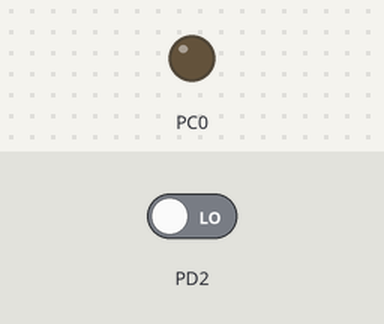
A program run on a simulated ATmega16, built with avr-gcc and emulated at 1 MHz. Shown: output pins drawn as LEDs (lit = HIGH). The inputs (shaded band) are chosen by the test bench; at power-on: PD2 LOW.

Above: at 1.2 s.
1.3 s: PD2 driven HIGH
At 2.8 s:
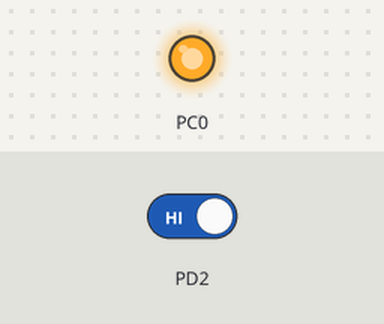
Timing chart, 0 to 4.3 s (numbered marks = the images above; inputs shaded):
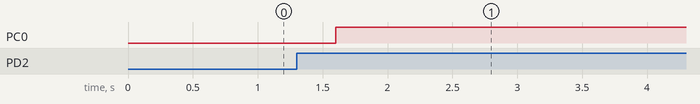

The program:

main.c
```c
/*
 * (PDF.3)ATMEGA16_EXERCISE-1.c
 *
 * Created: 11-Aug-20 2:14:49 PM
 * Author : mohab
 */

#include <avr/io.h>
#include <avr/interrupt.h>

#ifndef F_CPU
#define F_CPU 1000000
#endif

#include <util/delay.h>

ISR(INT0_vect)
{
	/*incase of switch pull down configuration*/
/*
// 	if (!(PIND&(1<<PD2)))
// 	{
// 		_delay_ms(300);		//switch bounce counter
// 		PORTC^=(1<<PC0);
// 	}
*/

	/*incase of switch pull up configuration*/
	if ((PIND&(1<<PD2)))
	{
		_delay_ms(300);		//switch bounce counter
		PORTC^=(1<<PC0);
	}
}

int main(void)
{
	DDRC|=(1<<PC0);			//set pin 0 in port C as output
	DDRD&=(~(1<<PD2));		//set pin 2 in port D as input

	//handling of the interrupt		/*incase of switch pull down configuration*/

/*
// 	GICR|=(1<<INT0);		//enable INT0 interrupt in global register
// 	MCUCR=0x00;				//set it to low level
// 	sei();					//enable I-bit in status register
*/


	//handling of the interrupt		/*incase of switch pull up configuration*/
	GICR|=(1<<INT0);				//enable INT0 interrupt in global register
	MCUCR|=(1<<ISC00);				//set it to high level
	sei();							//enable I-bit in status register

	while(1)
	{
	}
}
```

Measured:
- after the input at 1.3 s, PC0: LOW → HIGH after 0.30 s
